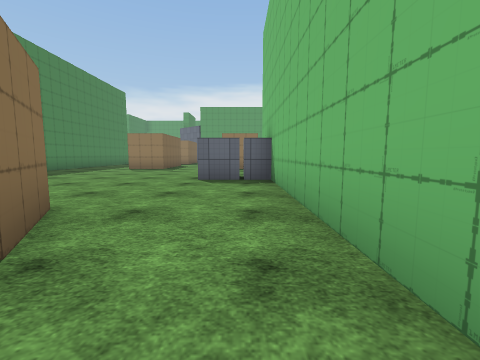
view 1 (above)

24 first-person views from a walk through a scene from a Unity 3-D project. The camera is 1.2 m above the floor, tilts 6° down and sees 90° across. The floor is counted in squares, 2 m on a side. Each view is taken from the middle of a square. On the plan, view 1 faces up. The plan holds only what a view shows up to about 9 squares ahead; the rest is blank. The place goes on beyond the plan. The player character is not drawn. Some animated figures are not drawn. Some surface patterns are stand-ins.

view 2
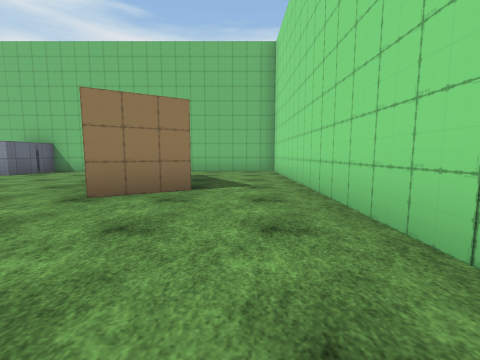

view 3
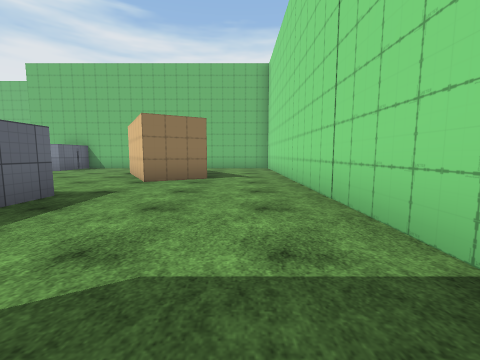

view 4
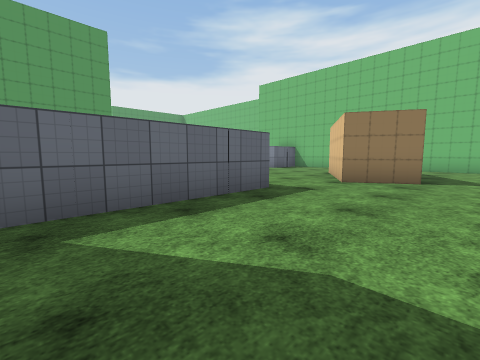

view 5
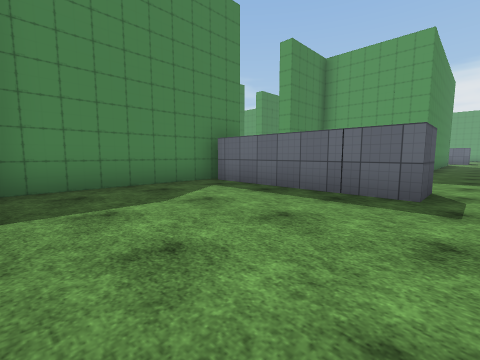

view 6
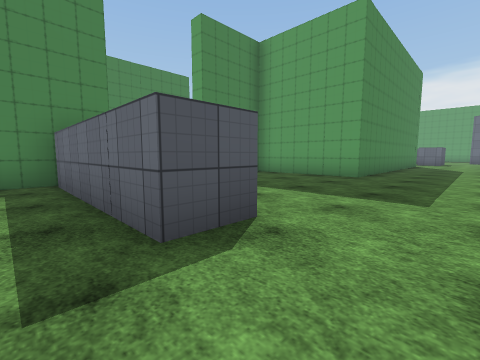

view 7
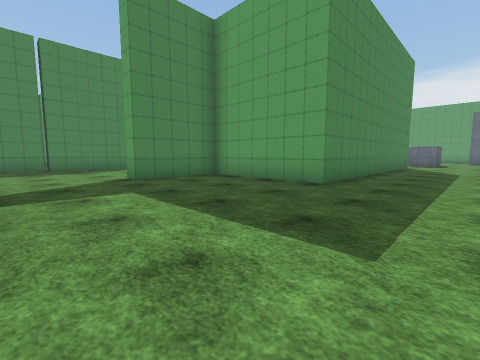

view 8
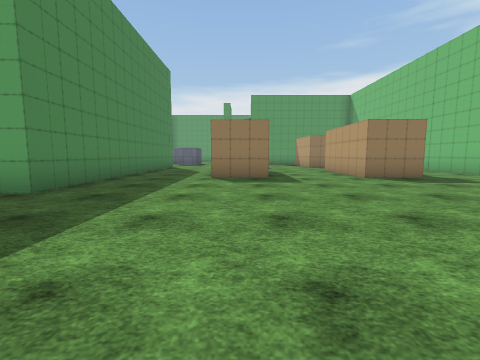

view 9
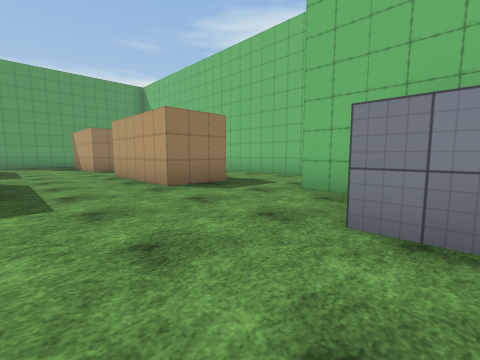

view 10
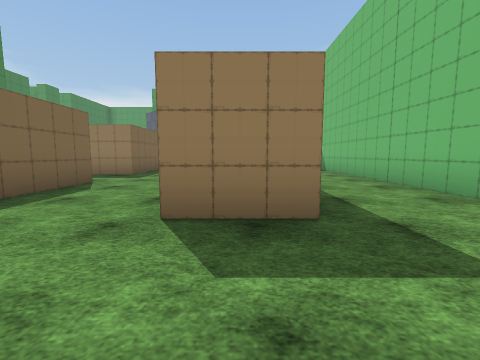

view 11
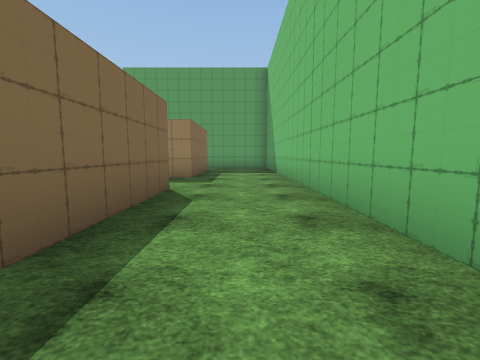

view 12
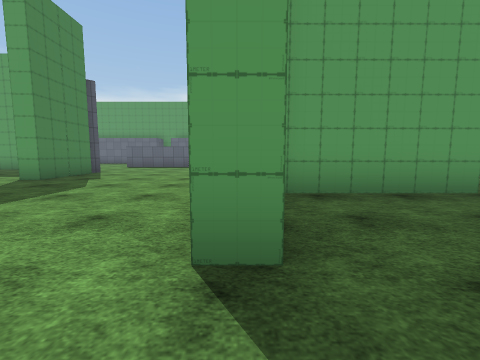

view 13
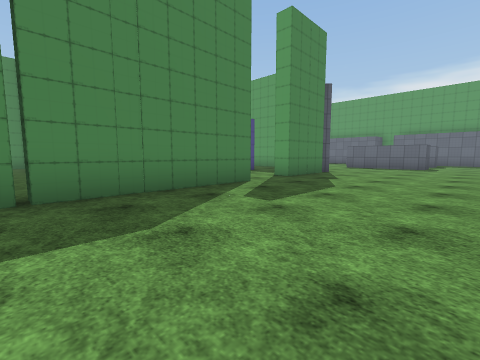

view 14
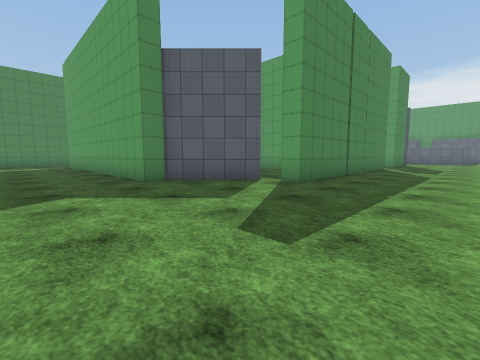

view 15
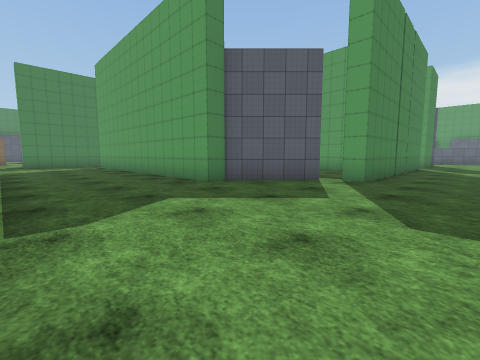

view 16
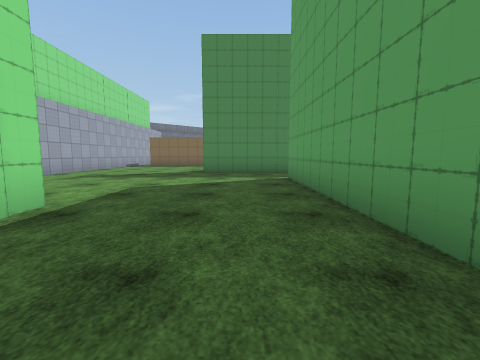

view 17
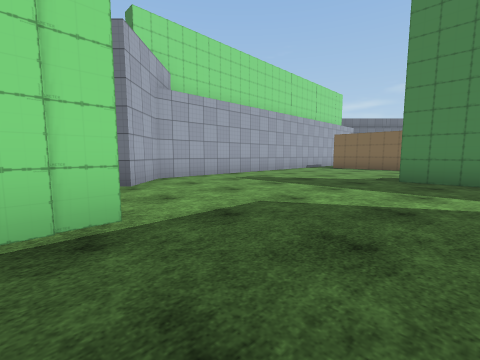

view 18
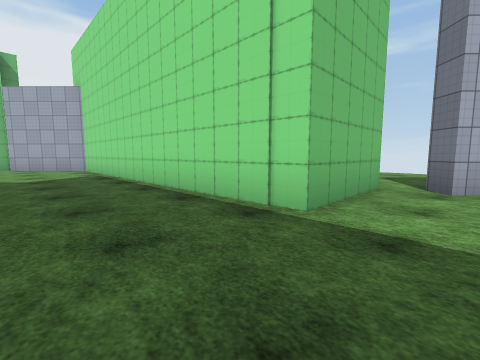

view 19
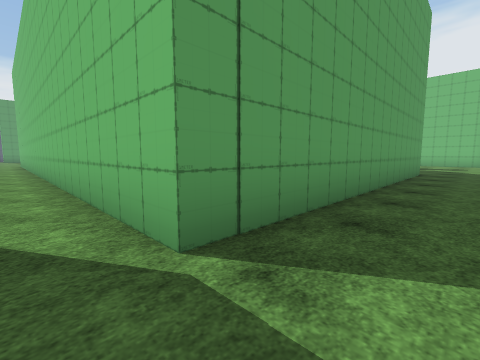

view 20
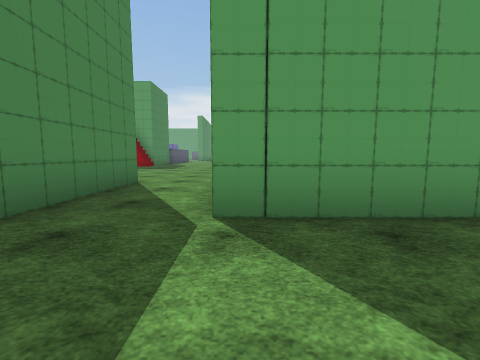

view 21
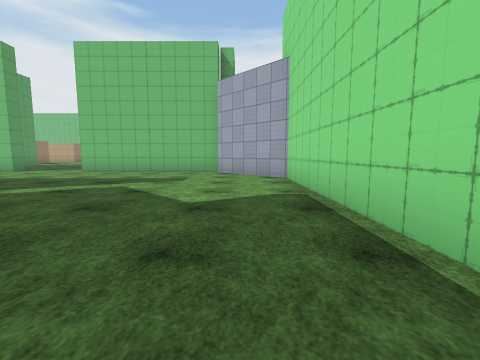

view 22
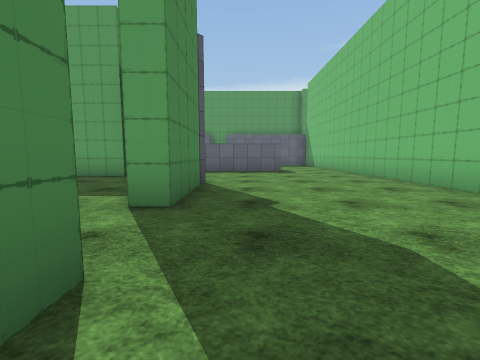

view 23
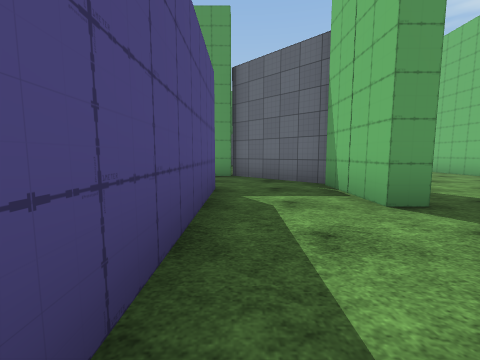

view 24
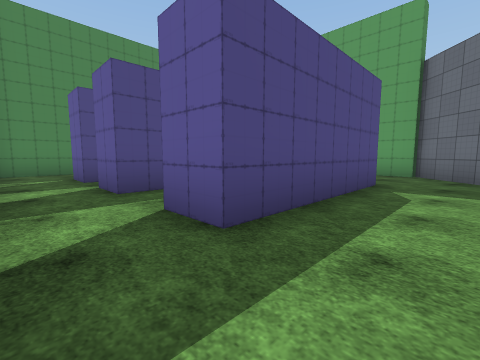

### Floor plan
Points are (right, up) in squares from view 1. A wall is a line through its corners. A room is listed if a view was taken in it or the views show most of it. See-through windows are left out.
Room 1 (views 1, 2, 3, 4, 5, 6)
walls: (-3.9, -0.2) (-4.7, 1.1); (-6.5, 2.7) (-6.5, 1.7) (-10.5, 1.7); (-2.1, 2.6) (-1.3, 1.3); (-8.9, -2.3) (0.8, -2.3) (0.8, 2.5); (-10.7, 2) (-10.7, -2.1)
ways out: opening at (-5.5, 1.5) to room 2; opening at (-0.5, 1.5) to room 2
Room 2 (views 7, 8, 9, 10, 11, 12, 13, 14, 15, 16, 17, 18, 19, 20, 21, 22)
walls: (-15.8, 8.1) (-15.8, 1.7) (-16.3, 1.7); (-11.3, 10.6) (-11.3, 16.1); (-16.6, 1.5) (-18.2, -0.1) (-18.2, -0.7) (-26.3, -0.7) (-26.3, 3.5); (-15.8, 11.9) (-15.8, 9.7) (-16.3, 9.7); (-11.3, -2.3) (-11.3, 2.7); (-4.7, 1.1) (-2.1, 2.6); (-7.3, 13.5) (-7.3, 7.7) (-10.7, 7.7) (-10.7, 5.2) (-11.3, 5.2) (-11.3, 5.7); (-3.3, 10.2) (-4.8, 10.2); (-13.5, 15.7) (-16.3, 15.7); (-18.2, 14.2) (-18.2, 13.8); (-3.2, 13.4) (-3.2, 11.1); (0.8, 7.4) (0.8, 8.2); (0.8, 2.5) (0.8, 5.7) (-1, 5.7) (-1, 6.7); (-3.2, 17.1) (-3.2, 15.2) (-4.5, 15.2); (0.8, 13.2) (0.8, 10.2) (-0.7, 10.2) (-0.7, 13.2); (3.2, 9.6) (3.2, 17.5); (-22.7, -5.4) (-22.7, -4.2) (-13.8, -4.2) (-11.9, -2.3); (-28.2, 2.4) (-28.2, -3.3); (0.8, 17.5) (0.8, 15.2) (-0.7, 15.2) (-0.7, 16.6); (-29.1, -7.7) (-24.8, -7.7) (-23.7, -6.7)
ways out: opening at (-5.5, 1.5) to room 1; opening at (-0.5, 1.5) to room 1; opening at (-16, 9) to room 4; opening at (-27.5, 3.5); opening at (-23, -6)
Room 3 (views 23, 24)
walls: (-18.4, 8.5) (-18.4, 7.3) (-19.5, 7.3)
ways out: opening at (-17.5, 8) to room 4; opening at (-19, 6.5)
Room 4 (no view inside)
walls: (-18.4, 11.2) (-18.4, 8.5); (-16.3, 9.7) (-16.3, 11.7)
ways out: opening at (-16, 9) to room 2; opening at (-17.5, 8) to room 3; opening at (-18, 10.5) to room 5
Room 5 (no view inside)
walls: (-16.2, 11.9) (-18, 13.8)
ways out: opening at (-18, 10.5) to room 4; opening at (-19, 12)

Where each view was taken, in squares from view 1:
view 1: 0 up, 0 right, facing up
view 2: 1 down, 8 left, facing right
view 3: 1 down, 10 left, facing right
view 4: 1 down, 10 left, facing up-right
view 5: 2 down, 6 left, facing up-left
view 6: 1 up, 5 left, facing up-left
view 7: 3 up, 5 left, facing up-left
view 8: 4 up, 4 left, facing up
view 9: 6 up, 3 left, facing up-right
view 10: 8 up, 0 right, facing up
view 11: 9 up, 2 right, facing up
view 12: 4 up, 11 left, facing up
view 13: 4 up, 12 left, facing up-left
view 14: 3 down, 13 left, facing up-left
view 15: 4 down, 14 left, facing up-left
view 16: 2 down, 20 left, facing left
view 17: 2 down, 22 left, facing down-left
view 18: 2 down, 24 left, facing down-right
view 19: 2 down, 27 left, facing up-right
view 20: 3 down, 26 left, facing up
view 21: 3 down, 20 left, facing right
view 22: 7 up, 15 left, facing up
view 23: 7 up, 18 left, facing up
view 24: 6 up, 17 left, facing up-left
